Frame 1 (no input): blank canvas, image omitted
Frame 60 (the mouse pressed at the canvas centre just before this capture): blank canvas, image omitted
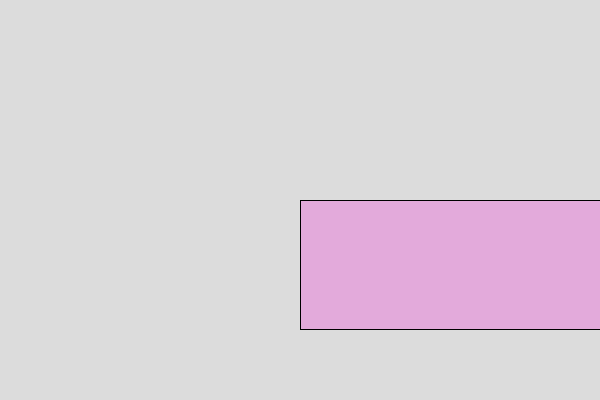
Frame 120 (the mouse held since frame 60 and released just before this capture)

The Processing sketch whose frames 1 and 60 were blank and that drew this single picture after the mouse press (run headless with seeded random() and noise(); from frame 60 on, the mouse is pressed at the canvas centre):

// Processing sketch: InteractiveObjectArrayList
// ── InteractiveObjectArrayList.pde
ArrayList<DraggableRect> rectangles; 
DraggableRect selectedRect = null; 
PVector offset; 

void setup() {
  size(600, 400);
  rectangles = new ArrayList<DraggableRect>();
}

void draw() {
  background(220);

  // Draw all rectangles
  for (DraggableRect rect : rectangles) {
    rect.display();
  }
}

void mousePressed() {
  boolean found = false;
  
  // Check if clicking on an existing rectangle
  for (DraggableRect rect : rectangles) {
    if (rect.contains(mouseX, mouseY)) {
      selectedRect = rect;
      offset = new PVector(mouseX - rect.x, mouseY - rect.y);
      found = true;
      break;
    }
  }
  
  // If no rectangle was selected, create a new one
  if (!found) {
    rectangles.add(new DraggableRect(mouseX, mouseY, random(500), random(500)));
  }
}

void mouseDragged() {
  if (selectedRect != null) {
    selectedRect.x = mouseX - offset.x;
    selectedRect.y = mouseY - offset.y;
  }
}

void mouseReleased() {
  selectedRect = null; // Release the selected rectangle
}

// ── DraggableRect.pde
// Class for draggable rectangles
class DraggableRect {
  float x, y, w, h;
  color rectColor;

  DraggableRect(float x, float y, float w, float h) {
    this.x = x;
    this.y = y;
    this.w = w;
    this.h = h;
    this.rectColor = color(random(255), random(255), random(255), random(255));
  }

  void display() {
    fill(rectColor);
    stroke(0);
    rect(x, y, w, h);
  }

  boolean contains(float px, float py) {
    return (px > x && px < x + w && py > y && py < y + h);
  }
}
